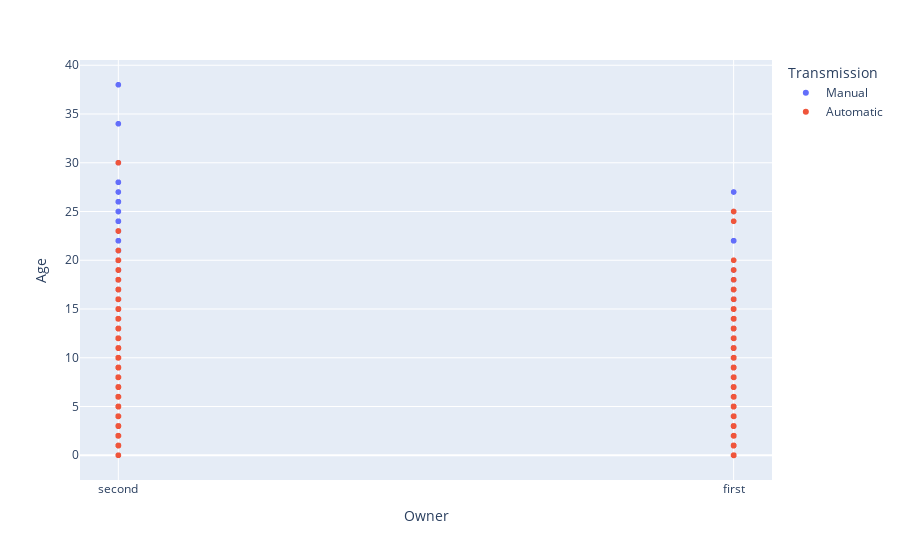

Here is the notebook cell this chart was saved with:
### Code cell
fig=px.scatter(usedcars,x=usedcars['Owner'],y=usedcars['Age'],color='Transmission')
fig

### Figure 1 — Plotly figure (JSON) as saved in the notebook; plotly's stock layout.template omitted (floating-point values rounded to 4 significant figures; data arrays with more than 128 entries replaced by an {"elided": "..."} marker saying what was removed)
{"data": [{"hovertemplate": "Transmission=Manual<br>Owner=%{x}<br>Age=%{y}<extra></extra>", "legendgroup": "Manual", "marker": {"color": "#636efa", "symbol": "circle"}, "mode": "markers", "name": "Manual", "showlegend": true, "type": "scattergl", "x": {"elided": "4800 str values"}, "xaxis": "x", "y": {"elided": "4800 int values"}, "yaxis": "y"}, {"hovertemplate": "Transmission=Automatic<br>Owner=%{x}<br>Age=%{y}<extra></extra>", "legendgroup": "Automatic", "marker": {"color": "#EF553B", "symbol": "circle"}, "mode": "markers", "name": "Automatic", "showlegend": true, "type": "scattergl", "x": {"elided": "4782 str values"}, "xaxis": "x", "y": {"elided": "4782 int values"}, "yaxis": "y"}], "layout": {"autosize": true, "legend": {"title": {"text": "Transmission"}, "tracegroupgap": 0}, "margin": {"t": 60}, "xaxis": {"anchor": "y", "autorange": true, "domain": [0, 1], "range": [-0.06082, 1.061], "title": {"text": "Owner"}, "type": "category"}, "yaxis": {"anchor": "x", "autorange": true, "domain": [0, 1], "range": [-2.942, 40.94], "title": {"text": "Age"}, "type": "linear"}}}
